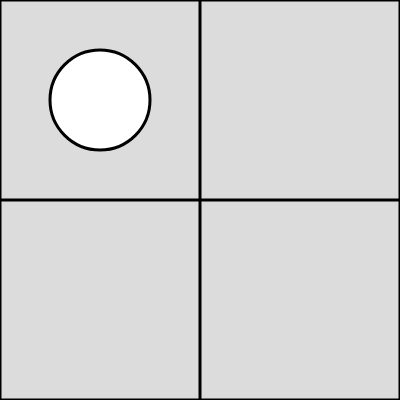
Frame 1 (no input)
Frame 60 (no input): identical to frame 1, image omitted
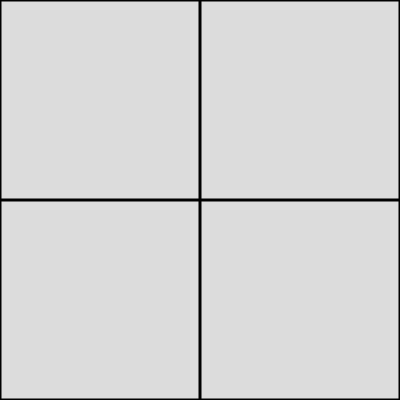
Frame 120 (the mouse pressed at the canvas centre since frame 60)

The p5.js sketch that drew these frames (run headless with seeded random() and noise() and a simulated clock; from frame 60 on, the mouse is pressed at the canvas centre):

// p5.js sketch
// ── sketch.js
/*
Name: Hyunjin.Kim (김현진)
Assignment Name: Track Mouse in 4 Squares
Course Number: cs099s20
Term & Year : spring / 2020

*/


let mx, my;

function setup() {
  createCanvas(400, 400);
  rectMode(CENTER);

}

function draw() {
  background(220);
  
  mx = mouseX;
  my = mouseY;
  
  strokeWeight(3);
  line(0, 0, 0, 400);
  line(0, 0, 400, 0);
  line(0, 400, 400, 400);
  line(400, 0, 400, 400);
  line(200, 0, 200, 400);
  line(0, 200, 400, 200);
  
  if(mx < 200 && my < 200) circle(100, 100, 100);
  if(mx < 200 && my > 200) square(100, 300, 100);
  if(mx > 200 && my < 200) {
    triangle(245, 150, 300, 50, 355, 150);
  }
  if(mx > 200 && my > 200) {
    line(250, 250, 350, 350);
    line(250, 350, 350, 250);
  }
   
}
